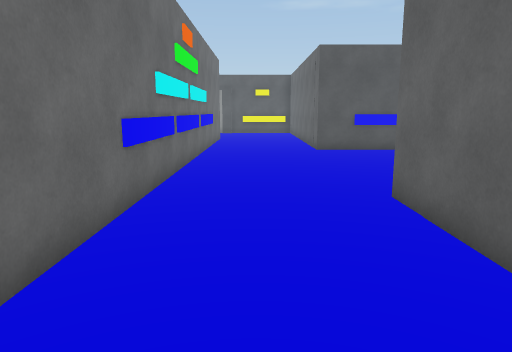
View 1 (above)

20 first-person views from a walk through a scene from a Unity 3-D project. The camera is 1.5 m above the floor, tilts 10° down and sees 70° across. The floor is counted in squares, 1 m on a side. Each view is taken from the middle of a square. On the plan, view 1 faces up. The plan holds only what a view shows up to about 16 squares ahead; the rest is blank. The place goes on beyond the plan. The player character is not drawn. Surface patterns are stand-ins for the level's own textures.

View 2
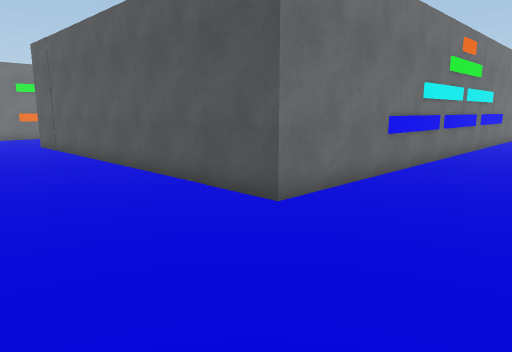

View 3
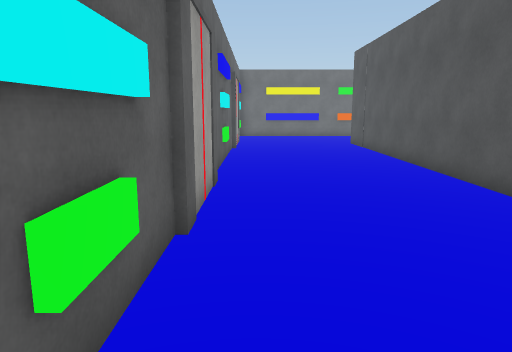

View 4
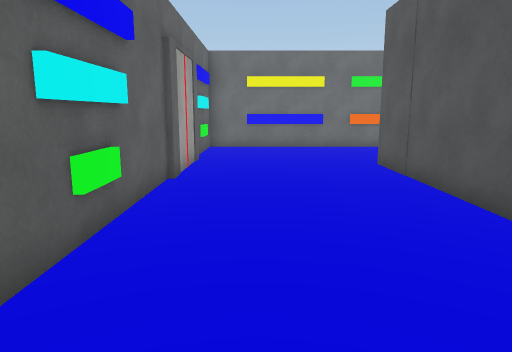

View 5
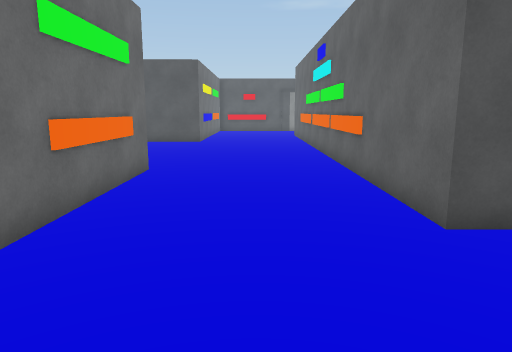

View 6
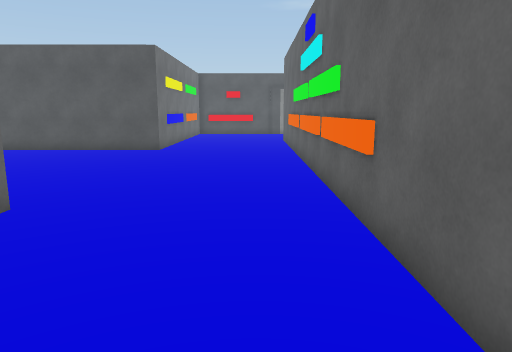

View 7
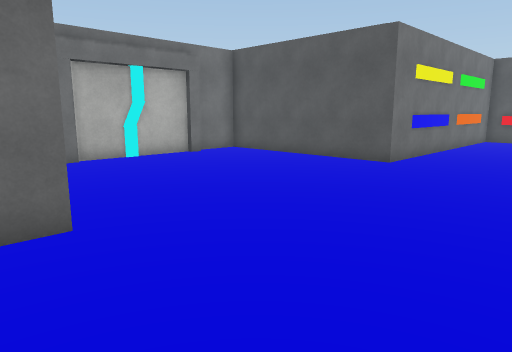

View 8
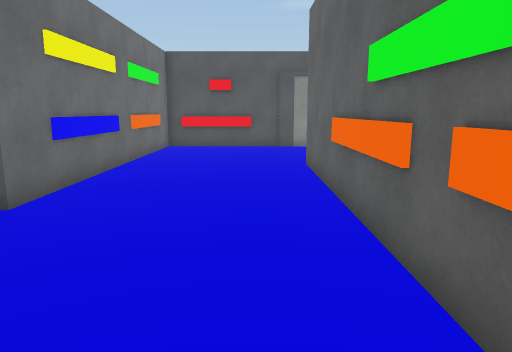

View 9
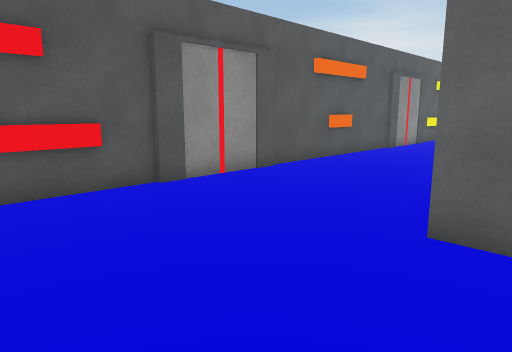

View 10
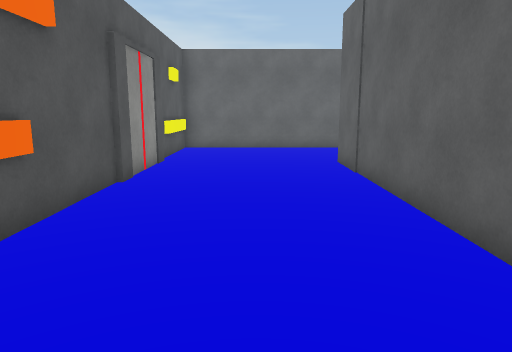

View 11
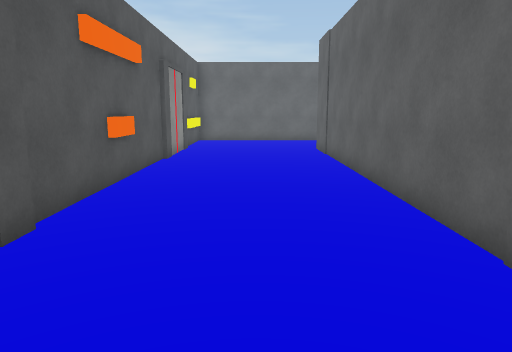

View 12
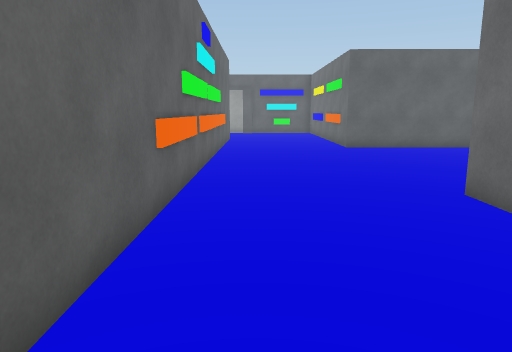

View 13
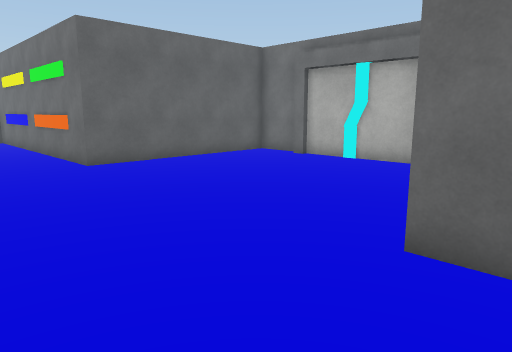

View 14
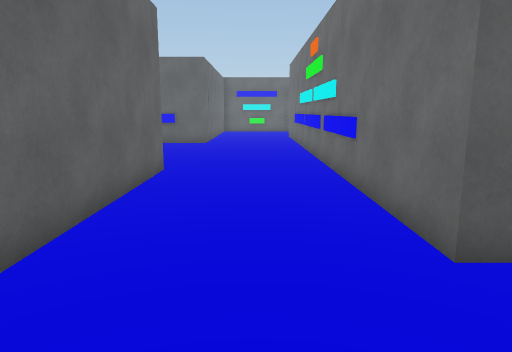

View 15
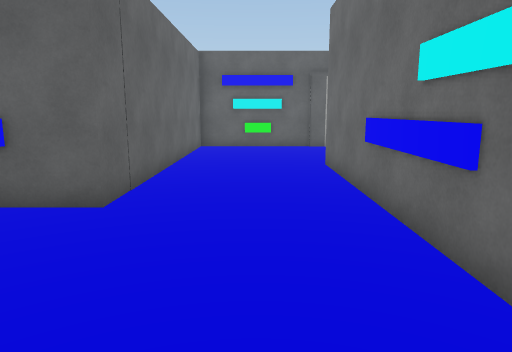

View 16
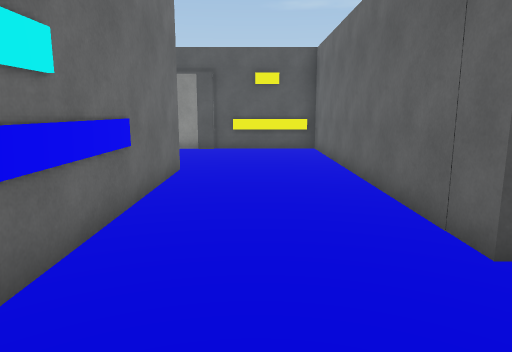

View 17
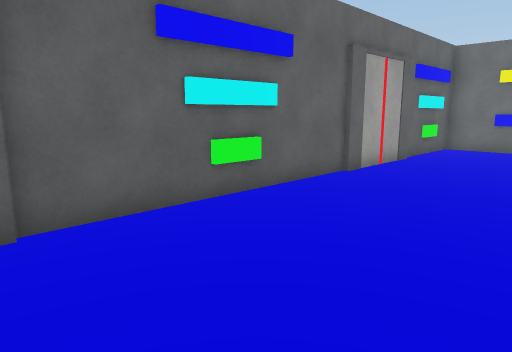

View 18
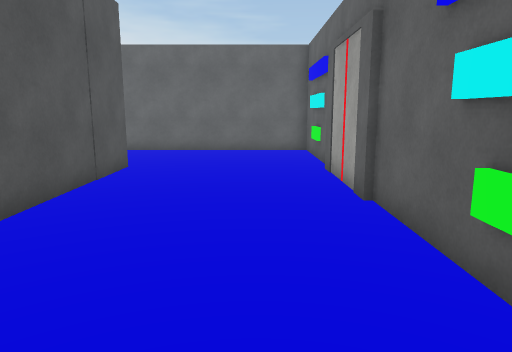

View 19
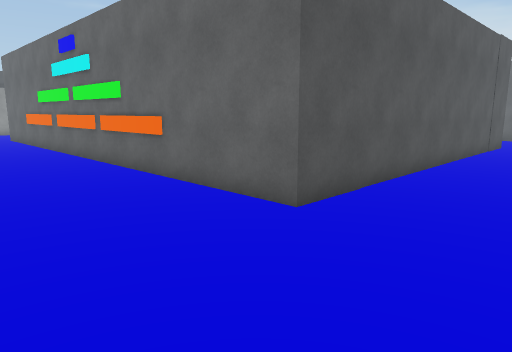

View 20
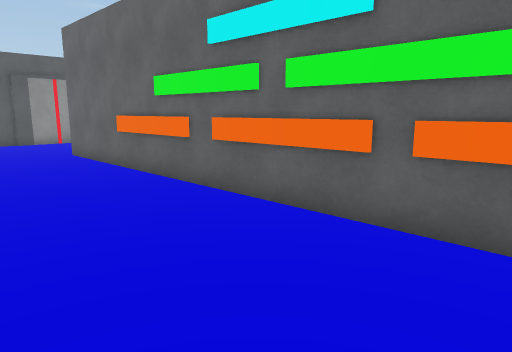

### Floor plan
Points are (right, up) in squares from view 1. A wall is a line through its corners. A room is listed if a view was taken in it or the views show most of it. See-through windows are left out.
Room 1 (views 1, 2, 3, 4, 5, 6, 7, 8, 9, 10, 11, 12, 13, 14, 15, 16, 17, 18, 19, 20)
walls: (-27.4, 9) (-27.4, 8.5); (-13.6, 20.5) (-2, 20.5) (-2, 1.6) (-15.5, 1.6) (-15.5, 20.6); (-27.9, 8.2) (-27.9, 6.5) (-20.8, 6.5) (-20.8, -4) (2.4, -4) (2.4, 6.5) (3.5, 6.5); (-27.4, 13.5) (-27.4, 13); (-27.7, 13.1) (-27.7, 8.9); (3.5, 14.5) (2.4, 14.5) (2.4, 26) (-20.8, 26) (-20.8, 15.5) (-27.9, 15.5) (-27.9, 13.8)
objects: other object (-28, 11)

Where each view was taken, in squares from view 1:
view 1: 0 up, 0 right, facing up
view 2: 3 down, 2 right, facing up-left
view 3: 3 down, 2 right, facing left
view 4: 2 down, 5 left, facing left
view 5: 3 down, 18 left, facing up
view 6: 1 up, 17 left, facing up
view 7: 5 up, 16 left, facing up-left
view 8: 10 up, 17 left, facing up
view 9: 19 up, 20 left, facing up-right
view 10: 23 up, 13 left, facing right
view 11: 23 up, 17 left, facing right
view 12: 22 up, 17 left, facing down
view 13: 17 up, 17 left, facing down-left
view 14: 24 up, 0 right, facing down
view 15: 12 up, 0 right, facing down
view 16: 11 up, 0 right, facing up
view 17: 1 up, 5 left, facing down-left
view 18: 2 down, 12 left, facing right
view 19: 2 down, 20 left, facing up-right
view 20: 7 up, 20 left, facing up-right
